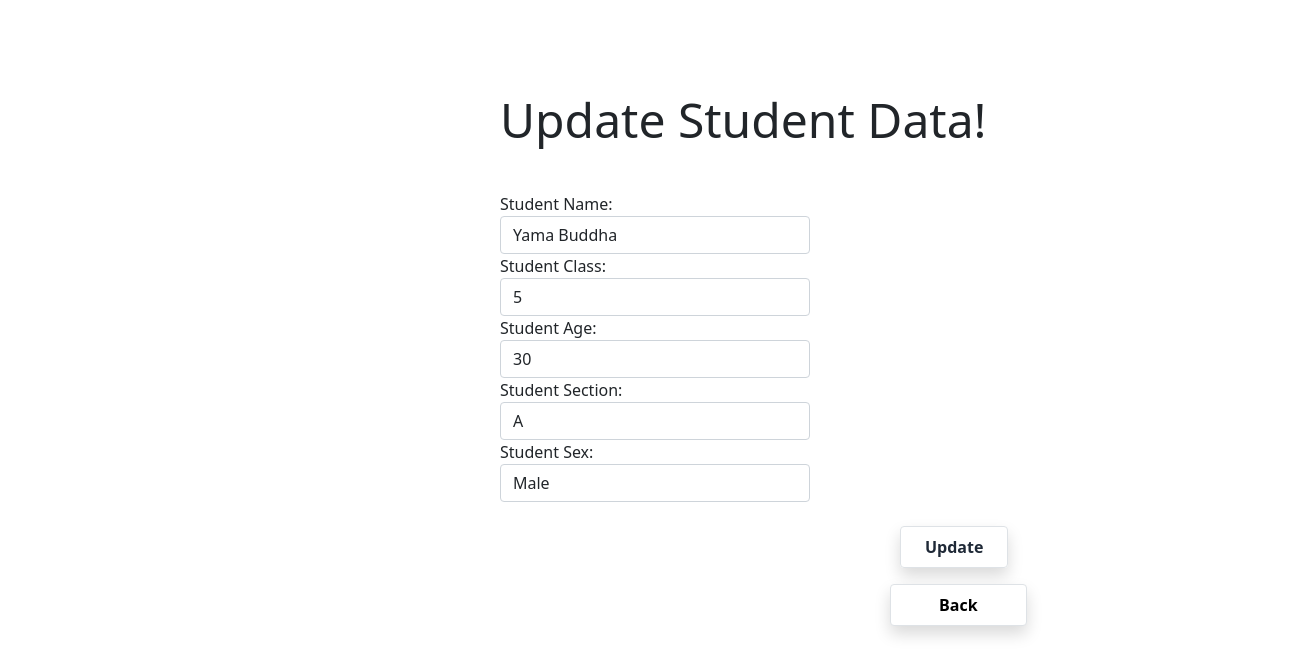
The app's page /edit/20 with its own data.
### myapp/models.py (models this page shows)
class Student(models.Model):
    Student_ID = models.AutoField(primary_key=True)
    Student_Name = models.CharField(max_length=100)
    Student_Class = models.IntegerField(choices=STUDENT_CLASS_CHOICE)
    Student_Age = models.IntegerField()
    Student_Section = models.CharField(max_length=20,choices=STUDENT_SECTION_CHOICE)
    Student_Sex = models.CharField(max_length=20,choices=STUDENT_SEX_CHOICE)

### myapp/views.py (the view)
# urls.py: path('edit/<int:id>',views.edit, name='edit'),
def edit(request , id):
    if request.method == 'POST':
        student = Student.objects.get(Student_ID=id)
        form = StudentForm(request.POST,instance=student)
        if form.is_valid():
            form.save()
            messages.success(request, 'Student Updated Successfully !')
            return redirect('index')
    else:
        student = Student.objects.get(Student_ID=id)
        form = StudentForm(instance=student)
    return render(request,'update_student.html',{'form':form})

### myapp/forms.py
class StudentForm(forms.ModelForm):
    class Meta:
        model = Student
        fields = ('Student_Name','Student_Class','Student_Age','Student_Section','Student_Sex')
        widgets = {
            'Student_Name': forms.TextInput(attrs={'class':'form-control focus:shadow-outline'}) ,
            'Student_Class': forms.Select(attrs={'class':'form-control'}) ,
            'Student_Age': forms.NumberInput(attrs={'class':'form-control'}) ,
            'Student_Section': forms.Select(attrs={'class':'form-control'}) ,
            'Student_Sex': forms.Select(attrs={'class':'form-control'}) ,
        }

### templates/update_student.html (shortened to what this page needs)
<!doctype html>
<html lang="en">
<head>
    <link href="https://cdn.jsdelivr.net/npm/bootstrap@5.0.2/dist/css/bootstrap.min.css" rel="stylesheet"
>
</head>
<body>
    <br><br>
    <br><br>
    <h1 class="text-5xl" style="margin-left: 500px;">Update Student Data!</h1>
    <br><br>
    <form style="padding-left: 500px; padding-right: 500px" action="" method="POST">
        {{form.as_p}}
        <br>
        <div style="padding-left: 400px; padding-right: 400px" class="mb-3">
            <input class="g-white hover:bg-gray-100 text-gray-800 font-semibold py-2 px-4 border border-gray-400 rounded shadow" type="submit" value="Update">
        </div>
    </form>
    <button style="margin-left: 890px;"
    class="bg-white hover:bg-gray-100 text-gray-800 font-semibold py-2 px-5 border border-gray-400 rounded shadow">
    <a style="color: black;text-decoration: none;" href="{% url 'index' %}">
        Back
    </a>
</button>
<script src="https://cdn.tailwindcss.com"></script>
</body>
</html>

### records on screen
Student: Student_Name "Yama Buddha", Student_Class "5", Student_Age "30", Student_Section "A", Student_Sex "Male"
